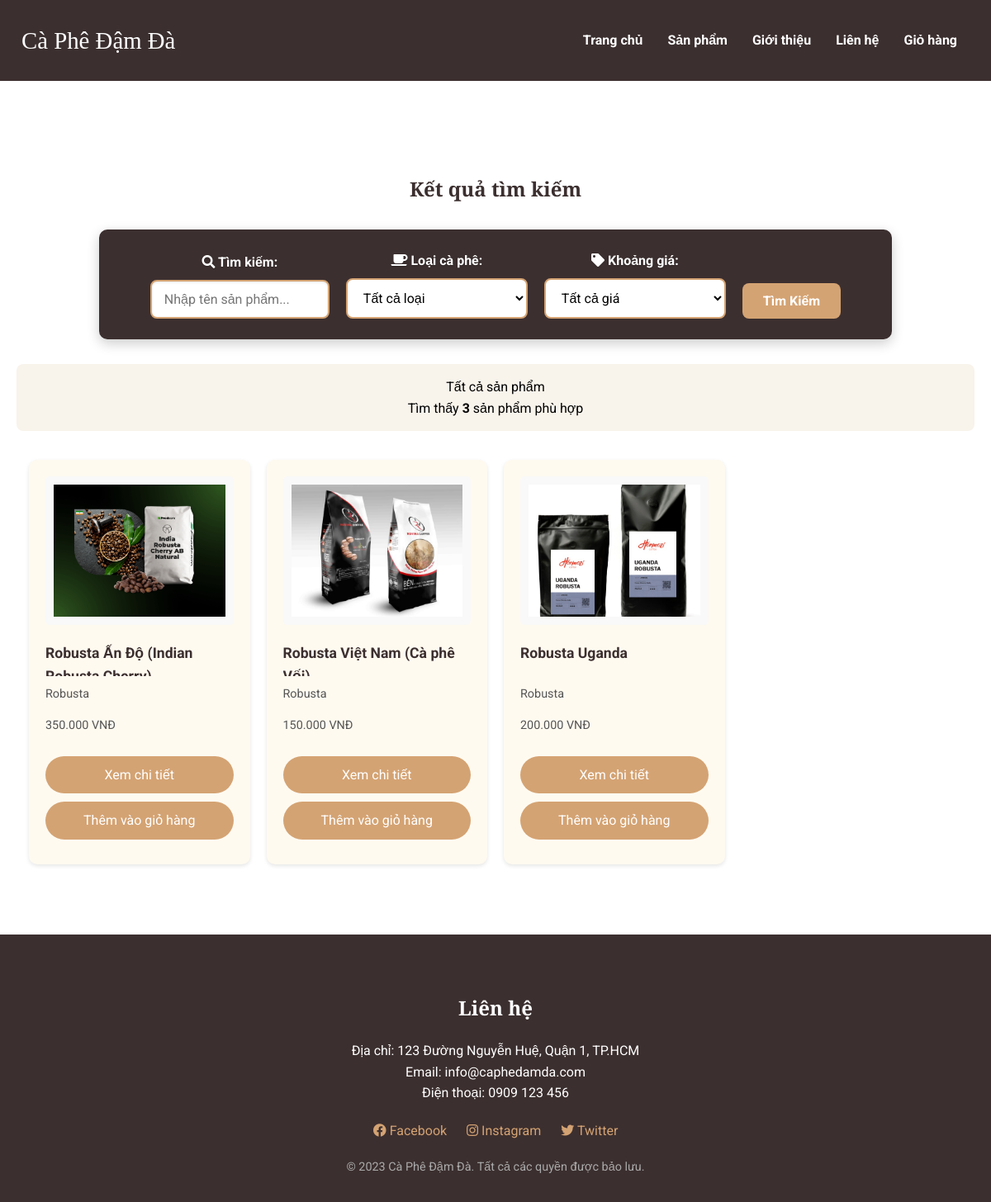
Screenshot of /search.php with the database file from the repository.
### tables this page shows
CREATE TABLE `products` (
  `id` int(11) NOT NULL,
  `name` varchar(100) NOT NULL,
  `description` text DEFAULT NULL,
  `price` decimal(10,2) NOT NULL,
  `image` varchar(255) NOT NULL,
  `category_id` int(11) NOT NULL,
  `created_at` timestamp NOT NULL DEFAULT current_timestamp(),
  `active` tinyint(1) DEFAULT 1,
  `featured` tinyint(1) DEFAULT 0,
  `weight` varchar(50) DEFAULT NULL,
  `stock` int(11) DEFAULT 0
);

CREATE TABLE `categories` (
  `id` int(11) NOT NULL,
  `name` varchar(100) NOT NULL,
  `description` text DEFAULT NULL
);

### search.php (the view, shortened to what this page needs)
<?php
require_once 'includes/db_connect.php';
$sql = "SELECT p.*, c.name as category_name FROM products p
        LEFT JOIN categories c ON p.category_id = c.id
        WHERE p.active = 1";
$sql .= " ORDER BY p.id DESC";
$stmt = $conn->prepare($sql);
$stmt->execute();
$result = $stmt->get_result();
$filtered_products = [];
if ($result && $result->num_rows > 0) {
    while ($row = $result->fetch_assoc()) {
        $filtered_products[] = $row;
    }
}
$productsPerPage = 8;
$currentPage = isset($_GET['page']) ? (int)$_GET['page'] : 1;
$paginatedProducts = array_slice(
    $filtered_products,
    ($currentPage - 1) * $productsPerPage,
    $productsPerPage
);
?>
<!DOCTYPE html>
<html lang="vi">
<head>
    <link rel="stylesheet" href="https://cdnjs.cloudflare.com/ajax/libs/font-awesome/5.15.4/css/all.min.css">
    <link rel="stylesheet" href="css/search-form.css">
</head>
<body>
    <header>
        <nav>
            <div class="logo">Cà Phê Đậm Đà</div>
            <div class="nav-links">
                <a href="index.php">Trang chủ</a>
                <div class="dropdown">
                    <a href="products.php">Sản phẩm</a>
                </div>
                <a href="#about">Giới thiệu</a>
                <a href="#contact">Liên hệ</a>
                <a href="cart.php">Giỏ hàng</a>
            </div>
        </nav>
    </header>
    <section class="products">
        <h1>Kết quả tìm kiếm</h1>
        <?php include 'includes/search-form.php'; ?>
        <div class="search-result-summary">
            <?php
            $searchDescription = [];
            $description = !empty($searchDescription) ? "Tìm kiếm với " . implode(", ", $searchDescription) : "Tất cả sản phẩm";
            echo "<p>{$description}</p>";
            echo "<p>Tìm thấy <strong>" . count($filtered_products) . "</strong> sản phẩm phù hợp</p>";
            ?>
        </div>
        <div class="product-grid">
            <?php
            if (count($paginatedProducts) > 0) {
                foreach ($paginatedProducts as $product) {
                    $imagePath = $product['image'];
                    echo "<div class='product-card'>
                        <img src='" . htmlspecialchars($imagePath) . "' alt='" . htmlspecialchars($product['name']) . "' onerror=\"this.src='images/default-product.jpg'\">
                        <div class='product-info'>
                            <h3>" . htmlspecialchars($product['name']) . "</h3>";
                    if (isset($product['category_name']) && !empty($product['category_name'])) {
                        echo "<p class='category'>" . htmlspecialchars($product['category_name']) . "</p>";
                    }
                    echo "<p class='price'>" . number_format($product['price'], 0, ',', '.') . " VNĐ</p>
                        </div>
                        <div class='product-actions'>
                            <a href='product-detail.php?id=" . $product['id'] . "' class='btn'>Xem chi tiết</a>
                            <a href='add-to-cart.php?id=" . urlencode($product['id']) .
                             "&name=" . urlencode($product['name']) .
                             "&price=" . urlencode($product['price']) .
                             "&image=" . urlencode($imagePath) .
                             "&quantity=1' class='btn'>Thêm vào giỏ hàng</a>
                        </div>
                    </div>";
                }
            }
            ?>
        </div>
    </section>
    <footer id="contact" style="background-color: #3c2f2f; color: white; padding: 30px 0; margin-top: 50px;">
        <div style="max-width: 1200px; margin: 0 auto; padding: 0 20px;">
            <h2 style="color: white; text-align: center; margin-bottom: 20px; font-family: 'Playfair Display', serif;">Liên hệ</h2>
            <p style="margin: 20px 0; text-align: center;">
                Địa chỉ: 123 Đường Nguyễn Huệ, Quận 1, TP.HCM<br>
                Email: info@caphedamda.com<br>
                Điện thoại: 0909 123 456
            </p>
            <div style="margin: 20px 0; text-align: center;">
                <a href="#" style="color: #d4a373; margin: 0 10px; text-decoration: none;"><i class="fab fa-facebook"></i> Facebook</a>
                <a href="#" style="color: #d4a373; margin: 0 10px; text-decoration: none;"><i class="fab fa-instagram"></i> Instagram</a>
                <a href="#" style="color: #d4a373; margin: 0 10px; text-decoration: none;"><i class="fab fa-twitter"></i> Twitter</a>
            </div>
            <p style="margin-top: 20px; font-size: 0.9em; text-align: center; color: #aaa;">
                © 2023 Cà Phê Đậm Đà. Tất cả các quyền được bảo lưu.
            </p>
        </div>
    </footer>
</body>
</html>

### includes/search-form.php (shortened to what this page needs)
<div class="search-container">
    <form action="search.php" method="get" class="advanced-search">
        <div class="filter-section">
            <label for="searchInput"><i class="fas fa-search"></i> Tìm kiếm:</label>
            <input type="text" id="searchInput" name="q" placeholder="Nhập tên sản phẩm..."
                   class="search-input" value="<?php echo isset($_GET['q']) ? htmlspecialchars($_GET['q']) : ''; ?>">
        </div>
        <?php if (!isset($hideCategory)): ?>
        <div class="filter-section">
            <label for="categorySelect"><i class="fas fa-coffee"></i> Loại cà phê:</label>
            <select name="category" id="categorySelect">
                <option value="">Tất cả loại</option>
            </select>
        </div>
        <?php else: ?>
        <input type="hidden" name="category" value="<?php echo isset($categoryId) ? $categoryId : (isset($currentCategory) ? $currentCategory : ''); ?>">
        <?php endif; ?>
        <div class="filter-section">
            <label for="priceRange"><i class="fas fa-tag"></i> Khoảng giá:</label>
            <select name="price_range" id="priceRange">
                <option value="">Tất cả giá</option>
            </select>
        </div>
        <button type="submit" class="btn">Tìm Kiếm</button>
    </form>
</div>

### css/search-form.css (style rules this page uses)
.search-container { text-align: center; margin: 30px auto; max-width: 1000px; padding: 0 20px; }
.advanced-search { background-color: #3c2f2f; padding: 25px; border-radius: 10px; box-shadow: 0 5px 15px rgba(0,0,0,0.2); display: flex; flex-wrap: wrap; align-items: flex-end; justify-content: center; gap: 20px; }
.filter-section { display: flex; flex-direction: column; gap: 8px; }
.filter-section label { font-weight: bold; color: #fff; font-size: 1em; text-shadow: 0 1px 2px rgba(0,0,0,0.2); }
.search-input { padding: 12px 15px; width: 100%; max-width: 350px; border: 2px solid #d4a373; border-radius: 8px; font-size: 16px; background-color: #fff; box-shadow: inset 0 1px 3px rgba(0,0,0,0.1); }
.filter-section select { padding: 12px 15px; border: 2px solid #d4a373; border-radius: 8px; min-width: 220px; font-size: 16px; background-color: #fff; cursor: pointer; }
.advanced-search .btn { padding: 12px 25px; background-color: #d4a373; color: white; font-weight: bold; font-size: 16px; border: none; border-radius: 8px; cursor: pointer; transition: all 0.3s; margin: 0; }

### search.php (style rules this page uses)
* { margin: 0; padding: 0; box-sizing: border-box; font-family: 'Roboto', sans-serif; }
body { padding-top: 100px; line-height: 1.6; }
header { background-color: #3c2f2f; color: white; padding: 1rem; position: fixed; width: 100%; top: 0; z-index: 1000; }
nav { display: flex; flex-wrap: wrap; justify-content: space-between; align-items: center; max-width: 1200px; margin: 0 auto; }
.logo { font-family: 'Playfair Display', serif; font-size: 1.8em; padding: 10px; }
.nav-links { display: flex; flex-wrap: wrap; align-items: center; padding: 10px; }
nav a { color: white; text-decoration: none; margin: 10px 15px; font-weight: bold; }
h1, h2 { font-family: 'Playfair Display', serif; color: #3c2f2f; text-align: center; margin: 40px 0 20px; }
.btn { padding: 10px 20px; background-color: #d4a373; color: white; text-decoration: none; border: none; border-radius: 50px; cursor: pointer; transition: all 0.3s; display: block; text-align: center; margin: 10px auto; }
.products { max-width: 1200px; margin: 50px auto; padding: 20px; }
.product-grid { display: grid; grid-template-columns: repeat(auto-fill, minmax(250px, 1fr)); gap: 20px; padding: 15px; }
.product-card { background-color: #fffaf0; padding: 20px; border-radius: 10px; box-shadow: 0 2px 5px rgba(0, 0, 0, 0.1); transition: transform 0.3s; display: flex; flex-direction: column; }
.product-card img { width: 100%; height: 180px; object-fit: cover; border-radius: 5px; cursor: pointer; background-color: #f9f9f9; padding: 10px; margin-bottom: 10px; }
.product-info { flex-grow: 1; display: flex; flex-direction: column; }
.product-card h3 { margin: 10px 0; color: #3c2f2f; cursor: pointer; font-size: 1.1em; height: 2.4em; overflow: hidden; }
.product-card p { color: #555; margin-bottom: 15px; font-size: 0.9em; }
.dropdown { position: relative; display: inline-block; }
.search-result-summary { background-color: #f8f3eb; padding: 15px; border-radius: 8px; margin-bottom: 20px; text-align: center; }

### rows the page displays
products: image (picture), name "Robusta Ấn Độ (Indian…", category.name "Robusta", price "350.000"
products: image (picture), name "Robusta Việt Nam (Cà phê…", category.name "Robusta", price "150.000"
products: image (picture), name "Robusta Uganda", category.name "Robusta", price "200.000"

### other values shown
$description "Tất cả sản phẩm"
count($filtered_products) "3"
